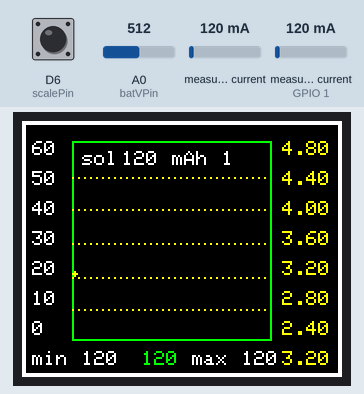
The sketch below on a simulated ESP8266 (NodeMCU). Parts: 160×128 colour display. The test bench sets the inputs (shaded band); at power-on: measured current 120 mA, measured current (sensor on GPIO 1) 120 mA, A0 (batVPin) = 512, D6 (scalePin) HIGH.

Above: at 1.3 s.
1.4 s: measured current (sensor 0) set to 40 mA
At 6.6 s:
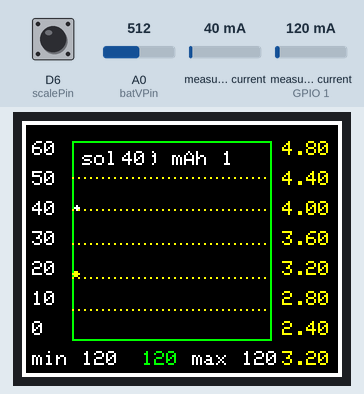
11.7 s: measured current (sensor on GPIO 1) set to 40 mA
At 16.0 s:
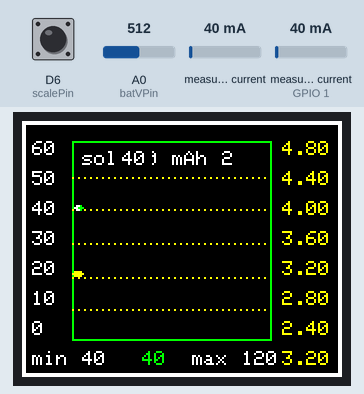
21.7 s: A0 (batVPin) set to 716
At 26.6 s:
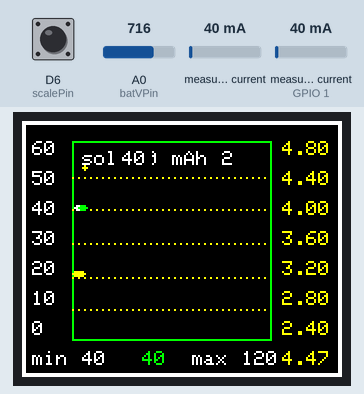
31.7 s: D6 (scalePin) pulled LOW for 1.7 s
At 35.7 s:
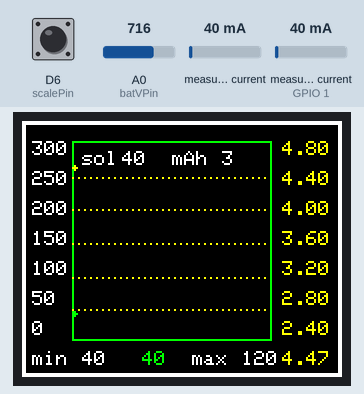
41.7 s: measured current (sensor 0) set to 500 mA
At 46.3 s:
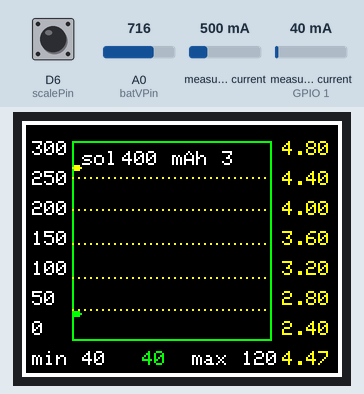
51.8 s: measured current (sensor on GPIO 1) set to 500 mA
At 55.6 s:
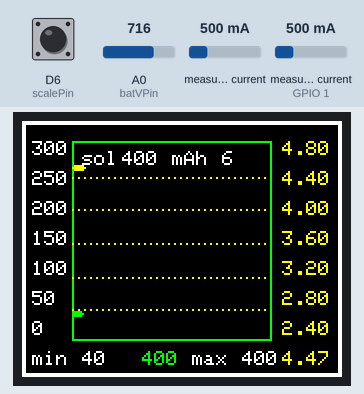
Timing chart, 0 to 57.1 s (numbered marks = the images above; inputs shaded):
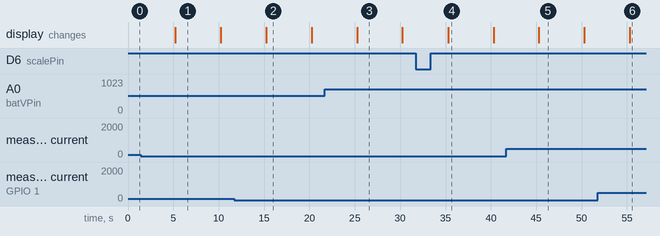

Measured:
- what the display in image 1 shows lasts 5.0 s, from 5.2 s to 10.2 s

The sketch:

Listing18-8.ino
```cpp
/*******************************************************************************
 * Sketch name: Solar panel and battery meter
 * Description: Measure current with INA219 module with graphic display
 * Created on:  October 2020
 * Author:      Neil Cameron
 * Book:        Electronics Projects with the ESP8266 and ESP32
 * Chapter :    18 - Measuring electricity
 ******************************************************************************/

#include <Adafruit_INA219.h>        // define Adafruit INA219 library
Adafruit_INA219 inaSolar;     // associate inaSolar and inaBatt with lib
Adafruit_INA219 inaBatt(0x41);    // I2C address 0x41, 0x40 is default
#include <Adafruit_ST7735.h>        // include the ST7735 library
int TFT_CS = D8;            // ST7735 screen chip select pin
int DCpin = D3;           // ST7725 screen DC pin
int RSTpin = D4;            // ST7735 screen reset pin
// associate tft with Adafruit_ST7735 lib
Adafruit_ST7735 tft = Adafruit_ST7735(TFT_CS, DCpin, RSTpin);
int batVPin = A0;           // battery voltage reading pin
int scalePin = D6;          // scale pin for interrupt
unsigned int BLACK = 0x0000;
unsigned int YELLOW = 0xFFE0;
unsigned int GREEN = 0x07E0;        // HEX codes for colors
unsigned int RED = 0xF800;
unsigned int WHITE = 0xFFFF;
int maxRead = 99;           // maximum readings per screen
int n = 0;              // reading number
int maxVal = 0;           // initial maximum and minimum
int minVal = 1000;          //   for battery output
int initialY = 60;          // initial maximum of Y axis
int alterY = 300;           // alternative maximum of Y axis
volatile int maxY;          // actual maximum Y axis
float maxV = 4.80;          // maximum and minimum value
float minV = 2.40;          //   for battery voltage
float labelV = (maxV-minV)/6.0;     // 6 labels on battery voltage axis
int delayTime = 5;          // delay (s) between readings
float energy = 0;           // cumulative energy output
float batt, solar;          // battery and solar current
float battV;            // battery voltage
float battS, solarS, battVS;        // scaled values for graph
int labelY, newmaxY, batDirect;

void setup()
{
  inaSolar.begin();         // initialise INA219 modules
  inaBatt.begin();
  inaSolar.setCalibration_16V_400mA();    // 16V, 400mA range
  inaBatt.setCalibration_16V_400mA();
  tft.initR(INITR_BLACKTAB);        // initialise ST7735 screen
  tft.fillScreen(BLACK);        // clear screen
  tft.setRotation(3);         // orientate ST7735 screen
  tft.drawRect(0,0,160,128,WHITE);      // draw white frame line
  tft.drawRect(1,1,158,126,WHITE);      //  and second frame line
  maxY = initialY;          // set graph axes
  newmaxY = initialY;
  graph();              // call graph function
  pinMode(scalePin, INPUT_PULLUP);      // set pin state HIGH
  attachInterrupt(digitalPinToInterrupt(scalePin), scale, FALLING);
}

void loop()
{
  if(newmaxY != maxY)         // change graph Y axis
  {
    newmaxY = maxY;
    graph();            // call graph function
    n = 0;              // set number of readings to zero
  }
  n++;              // increment reading number
  if(n > maxRead)
  {               // new screen if n > maximum
    graph();
    n = 0;
  }
  batt = inaBatt.getCurrent_mA();     // battery current output
  if(batt < minVal) minVal = batt;      // update minimum and
  if(batt > maxVal) maxVal = batt;      //  maximum battery current
  screenVal(WHITE, minVal, 5, "min");   // display minimum and
  screenVal(WHITE, maxVal, 85, "max");    //   maximum battery current
  solar = inaSolar.getCurrent_mA();     // solar panel current reading
  solarS = 110-100.0*solar/maxY;      // scale solar panel reading
  tft.fillCircle(25+n, solarS, 1, WHITE);   // plot scaled solar panel reading
  if(batt < 0)
  {               // when battery charging
    screenVal(RED, batt, 35, "");     // change line color to RED
    battS = 110+100.0*batt/maxY;      // scale battery reading
    tft.fillCircle(25+n, battS, 1, RED);    // plot scaled battery reading
  }
  else
  {               // when battery discharging
    screenVal(GREEN, batt, 35, "");     // change line color to GREEN
    battS = 110-100.0*batt/maxY;
    tft.fillCircle(25+n, battS, 1, GREEN);
  }               // double battery reading
  battV = 2.0*analogRead(batVPin);      //   due to voltage divider
  battV = 3.2 * battV /1024.0;      // battery voltage
  screenVal(YELLOW, battV*100, 105, "");    // change color to YELLOW
  battVS = 110-100.0*(battV-minV)/(maxV-minV);  // scale battery voltage
  tft.fillCircle(25+n, battVS, 1, YELLOW);  // plot scaled battery voltage
  detail();             // function for solar and energy
  delay(delayTime * 1000);        // delay (s) between readings
}

void graph()            // function to draw graph
{
  labelY = maxY/6;          // 7 labels on each Y axis
  tft.fillRect(2,2,156,124,BLACK);      // fill screen in BLACK
  tft.drawRect(25,10,100,100,GREEN);    // graph rectangle in GREEN
  for (int i=0; i<7; i++)       // label y axis
  {
    tft.setCursor(5,10+i*(100/6-1));    // position labels
    tft.setTextColor(WHITE, BLACK);
    tft.print(maxY-i*labelY);       // left-hand side Y axis value
    tft.setCursor(130,10+i*(100/6-1));
    tft.setTextColor(YELLOW, BLACK);
    tft.print(maxV-i*labelV,2);     // right-hand side Y axis value
  }
  for (int j=0; j<5; j++)       // draw 5 dashed lines on graph
  for (int i=0; i<33; i++) tft.drawPixel(25+3*i, 28+j*100/6, YELLOW);
  tft.setTextColor(WHITE, BLACK);
  tft.setCursor(30, 15);        // headings for solar and energy
  tft.print("sol");
  tft.setCursor(75, 15);
  tft.print("mAh");
}

void screenVal(unsigned int color, int val, int x, String text)
{           // function to display text and value below graph
  tft.setTextSize(1);
  tft.setTextColor(color, BLACK);
  tft.setCursor(x, 115);        // row number 115
  tft.print(text);
  tft.setCursor(x + 25, 115);       // position in row
  if(x == 5) tft.fillRect(30,115,20,8,BLACK); // over-write previous value
  else if(x == 35) tft.fillRect(60,115,20,8,BLACK);
  else if(x == 85) tft.fillRect(110,115,20,8,BLACK);
  tft.setTextColor(color, BLACK);
  if(x != 105) tft.print(val);      // print new value
  else tft.print(val/100.0,2);      // 2DP for battery voltage
}

IRAM_ATTR void scale()          // ISR to change Y axis scale
{
  if(newmaxY == alterY) maxY = initialY;
  else maxY = alterY;
}

void detail()
{               // battery energy output
  energy = energy + battV * delayTime * batt /3600.0; // energy (mAh)
  tft.setTextColor(WHITE, BLACK);
  tft.fillRect(50,15,15,8,BLACK);     // overlay if fewer digits
  tft.setCursor(50,15);
  tft.print(solar,0);         // solar panel current output
  tft.fillRect(100,15,20,8,BLACK);
  tft.setCursor(100,15);
  tft.print(energy,0);          // battery current output
}
```
